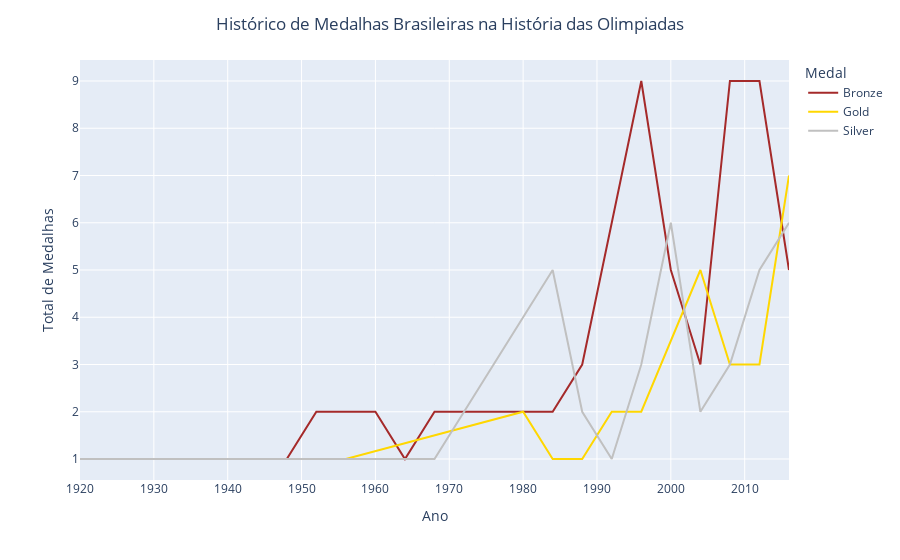

The notebook cell saved with this chart:
### Code cell
# plotando o gráfico onde "Medal" representa uma linha para cada tipo de dado do df, ou seja, uma linha para Gold, uma para Silver e uma para Bronze.
line_chart = px.line(df_rename, x='Year', color='Medal', y='Medalha',
                     color_discrete_map={'Gold':'gold','Silver':'silver','Bronze':'brown'}, 
                     labels={'Year': 'Ano',
                             'Medalha': 'Total de Medalhas'})
line_chart.update_layout(title_text='Histórico de Medalhas Brasileiras na História das Olimpiadas', title_x=0.5) 
line_chart.show()

### Figure 1 — Plotly figure (JSON) as saved in the notebook; plotly's stock layout.template omitted (floating-point values rounded to 4 significant figures)
{"data": [{"hovertemplate": "Medal=Bronze<br>Ano=%{x}<br>Total de Medalhas=%{y}<extra></extra>", "legendgroup": "Bronze", "line": {"color": "brown", "dash": "solid"}, "marker": {"symbol": "circle"}, "mode": "lines", "name": "Bronze", "orientation": "v", "showlegend": true, "type": "scatter", "x": [1920, 1948, 1952, 1960, 1964, 1968, 1972, 1976, 1980, 1984, 1988, 1996, 2000, 2004, 2008, 2012, 2016], "xaxis": "x", "y": [1, 1, 2, 2, 1, 2, 2, 2, 2, 2, 3, 9, 5, 3, 9, 9, 5], "yaxis": "y"}, {"hovertemplate": "Medal=Gold<br>Ano=%{x}<br>Total de Medalhas=%{y}<extra></extra>", "legendgroup": "Gold", "line": {"color": "gold", "dash": "solid"}, "marker": {"symbol": "circle"}, "mode": "lines", "name": "Gold", "orientation": "v", "showlegend": true, "type": "scatter", "x": [1920, 1952, 1956, 1980, 1984, 1988, 1992, 1996, 2004, 2008, 2012, 2016], "xaxis": "x", "y": [1, 1, 1, 2, 1, 1, 2, 2, 5, 3, 3, 7], "yaxis": "y"}, {"hovertemplate": "Medal=Silver<br>Ano=%{x}<br>Total de Medalhas=%{y}<extra></extra>", "legendgroup": "Silver", "line": {"color": "silver", "dash": "solid"}, "marker": {"symbol": "circle"}, "mode": "lines", "name": "Silver", "orientation": "v", "showlegend": true, "type": "scatter", "x": [1920, 1968, 1984, 1988, 1992, 1996, 2000, 2004, 2008, 2012, 2016], "xaxis": "x", "y": [1, 1, 5, 2, 1, 3, 6, 2, 3, 5, 6], "yaxis": "y"}], "layout": {"legend": {"title": {"text": "Medal"}, "tracegroupgap": 0}, "margin": {"t": 60}, "title": {"text": "Histórico de Medalhas Brasileiras na História das Olimpiadas", "x": 0.5}, "xaxis": {"anchor": "y", "domain": [0, 1], "title": {"text": "Ano"}}, "yaxis": {"anchor": "x", "domain": [0, 1], "title": {"text": "Total de Medalhas"}}}}
